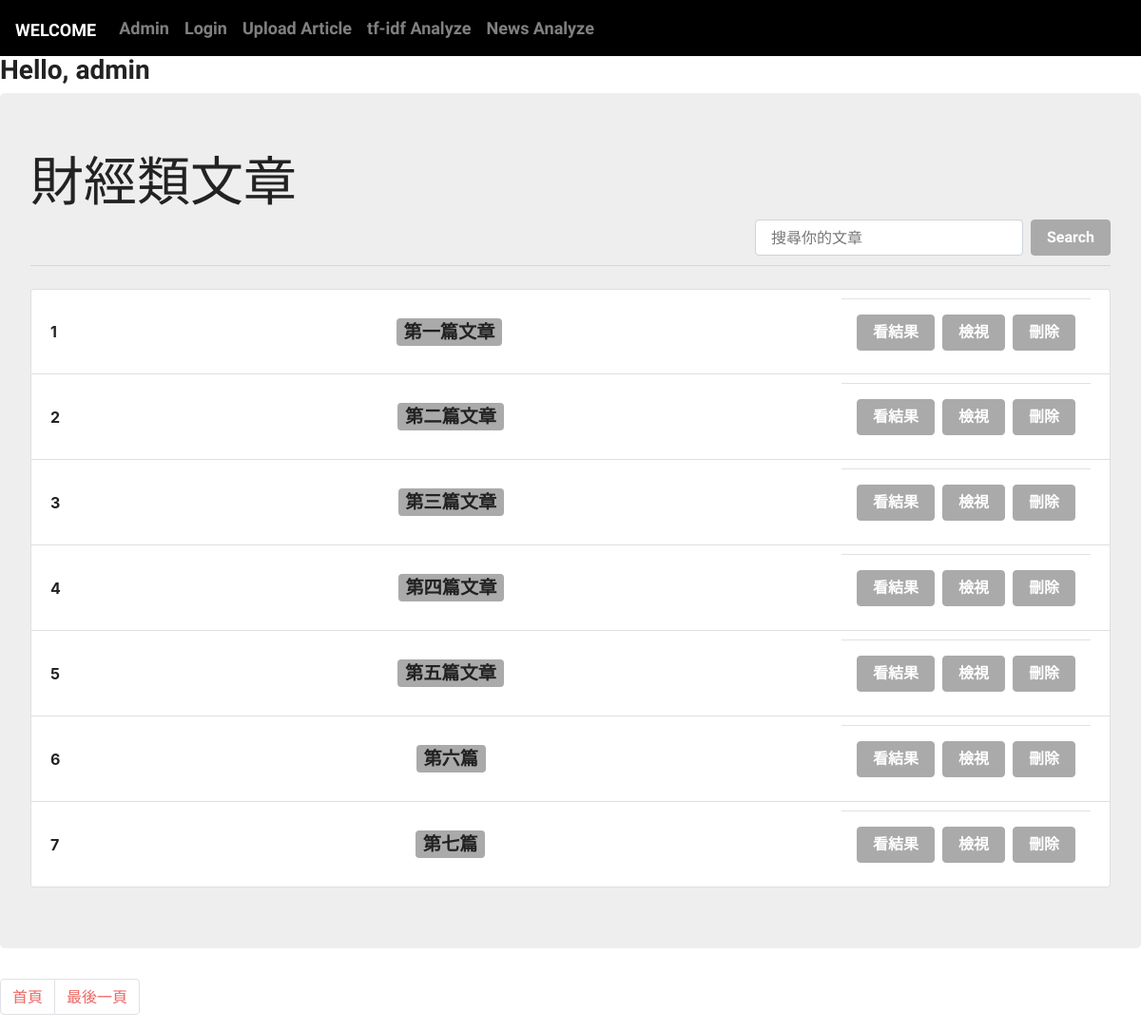
The app's page /uploadArticles/adminarticles/ (signed in) with its own data.
### uploadArticle/models.py (models this page shows, shortened)
class UserArticleFile(models.Model):
	title = models.CharField(max_length=30, blank=False)
	file = models.FileField(upload_to='UserArticleDir/')
	user = models.ForeignKey(settings.AUTH_USER_MODEL, on_delete=models.CASCADE, related_name = 'ArticleFile')
	hascache = models.BooleanField(default=False)
	cache = models.TextField(default='')
	NerField = models.TextField(default='')

### uploadArticle/views.py (the view)
# urls.py: path('adminarticles/', views.admin, name='uploadadmin'),
@login_required(login_url='/loginapp/login')
def admin(request):
	uu = User.objects.get(username=request.user.username)
	arts = uu.ArticleFile.all()
	limit = 7
	paginator = Paginator(arts, limit)
	page = request.GET.get('page','1')
	result = paginator.page(page)
	return render(request, 'upart/admin.html', {'arts':result})

### templates/upart/admin.html (shortened to what this page needs)
{% extends '../customdict/editdict.html' %}
{% block h1block %}財經類文章{% endblock %}
{% block Searchblock %}
<form class="form-inline my-2 my-lg-0" style="text-align: right;float: right;" method="POST" action=".">
      <input name='filterstr' class="form-control mr-sm-2" type="text" placeholder="搜尋你的文章">
      <button class="btn btn-secondary my-2 my-sm-0" type="submit">Search</button>
</form>
{% endblock %}
{% block Dictblock %}
    <ul class="list-group">
      {% for art in arts %}
      <li class="list-group-item d-flex justify-content-between align-items-center" style="height: 90px;">
        <b>{{forloop.counter}}</b><strong class="badge badge-secondary" style="font-size: 120%;">{{art.title}}</strong>
        <div class="modal-footer">
          <button type="button" class="btn btn-secondary" data-dismiss="modal" onclick="location.href='/uploadArticles/showpreprocresult/{{art.pk}}'">看結果</button>
        	<button type="button" class="btn btn-secondary" data-dismiss="modal" onclick="location.href='/uploadArticles/showarticle/{{art.pk}}'">檢視</button>
	        <button type="button" class="btn btn-secondary" data-dismiss="modal" onclick="location.href='/uploadArticles/deletearticle/{{art.pk}}'">刪除</button>
        </div>
      </li>
      {% endfor %}
    </ul>
{% endblock %}
{% block paginator %}
<div>
        <ul class="pagination">
        <li class="page-item">
          <a class='page-link' href="/uploadArticles/adminarticles/?page=1">首頁</a>
        </li>
            <li class="page-item">
              <a class="page-link" href="/uploadArticles/adminarticles/?page={{ arts.paginator.num_pages }}">最後一頁</a>
            </li>
         </ul>
    </div>
{% endblock %}

### templates/customdict/editdict.html (shortened to what this page needs)
{% extends 'base.html' %}
	{% block body %}
	<h3>Hello, {{request.user.username}}<br></h3>
    <div class="jumbotron" >
    <h1 class="display-4" style="text-align: left;">
    {% block h1block %}{% endblock %}
    </h1>
    {% block Searchblock %}{% endblock %}
    <br><hr class="my-4">
    {% block Dictblock %}{% endblock %}
  	</div>
    {% block paginator%}{% endblock %}
	{% endblock %}

### records on screen
UserArticleFile: title "第一篇文章"
UserArticleFile: title "第二篇文章"
UserArticleFile: title "第三篇文章"
UserArticleFile: title "第四篇文章"
UserArticleFile: title "第五篇文章"
UserArticleFile: title "第六篇"
UserArticleFile: title "第七篇"

### other values on screen
{{ request.user.username }} "admin"
